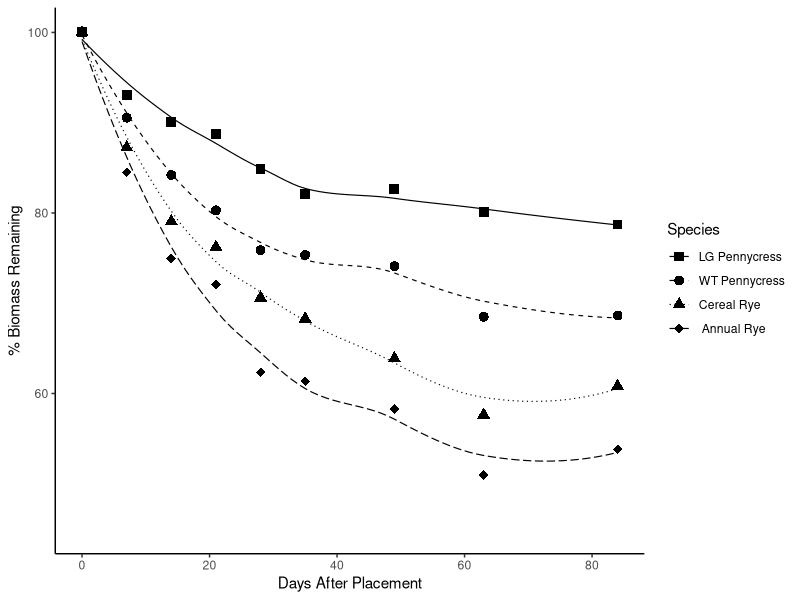
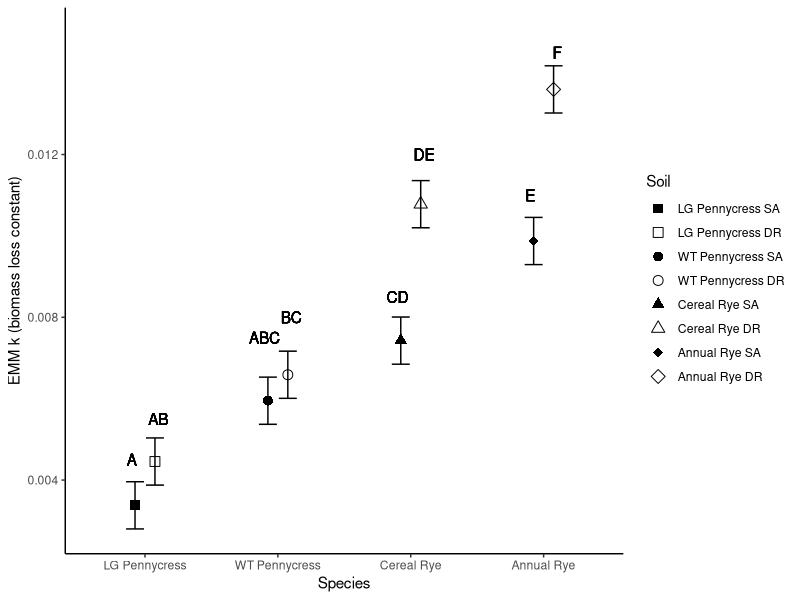
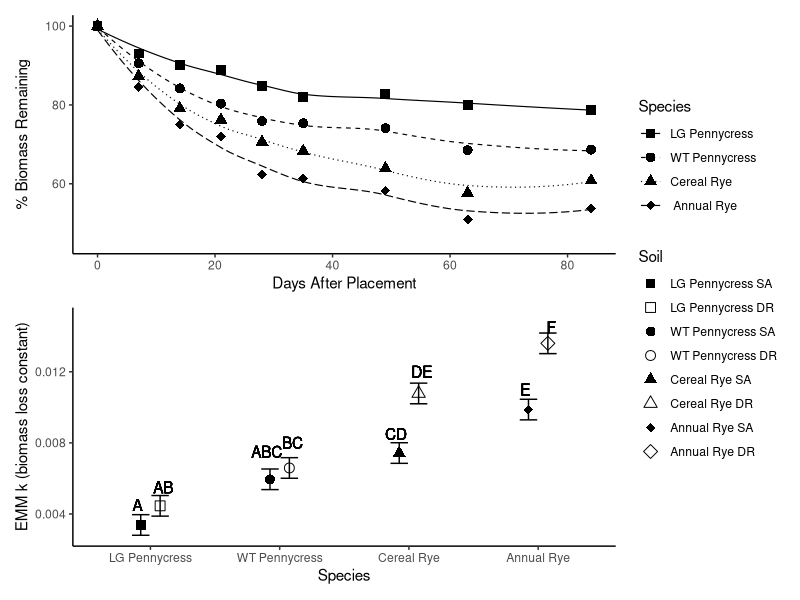
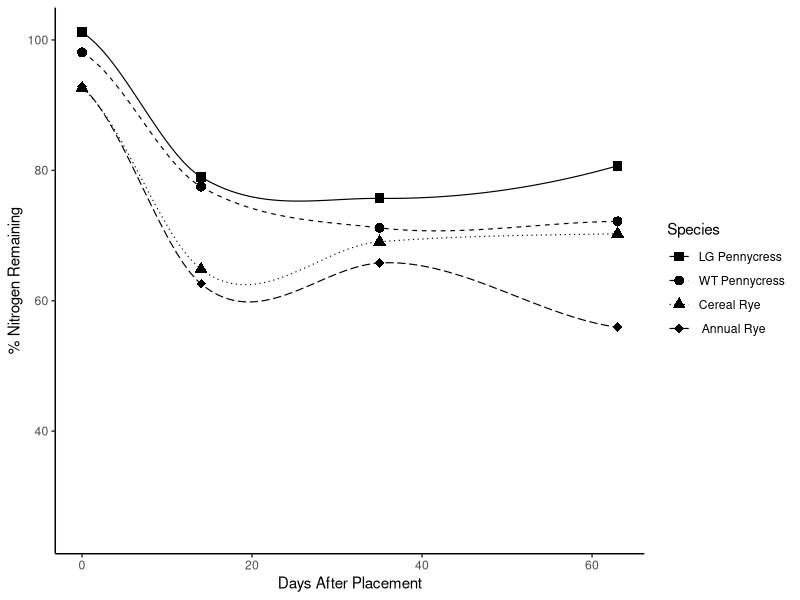
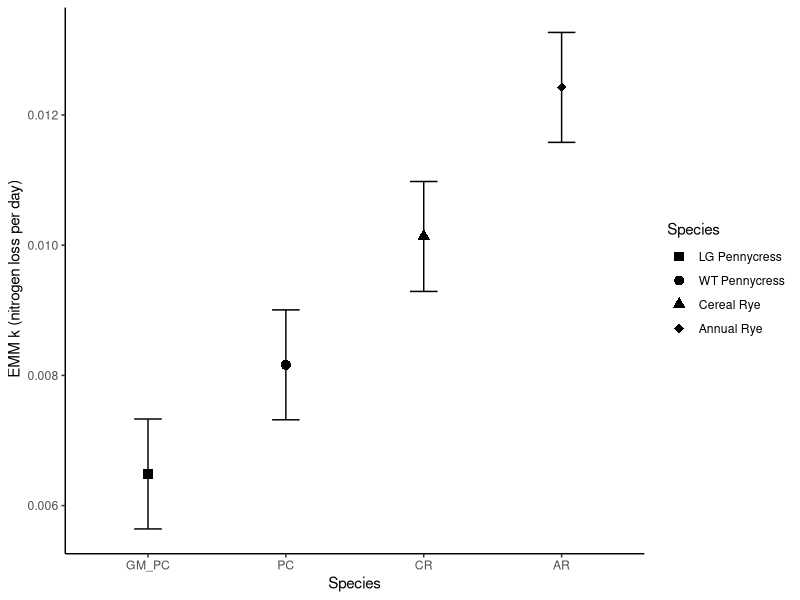
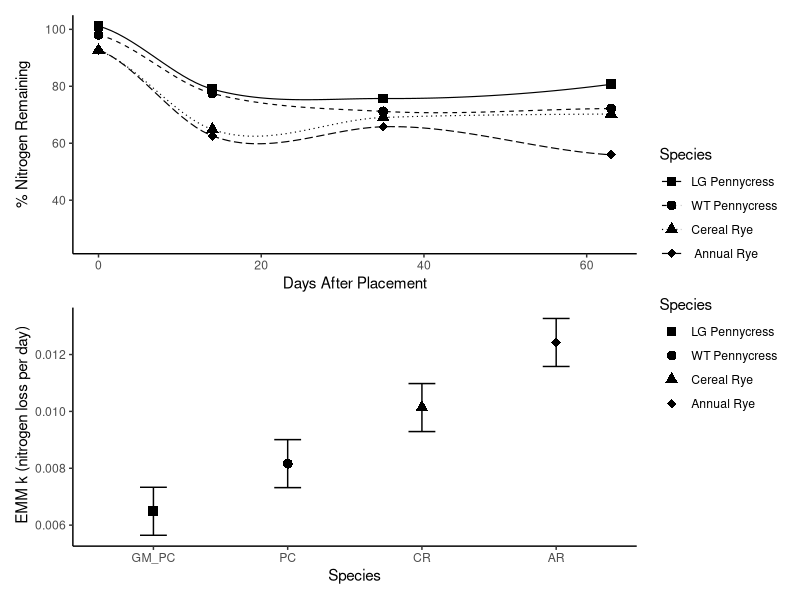
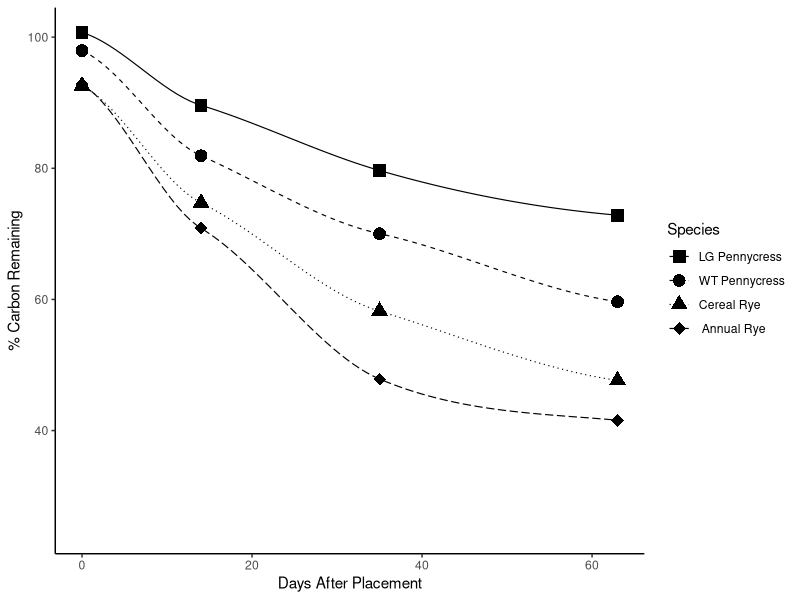
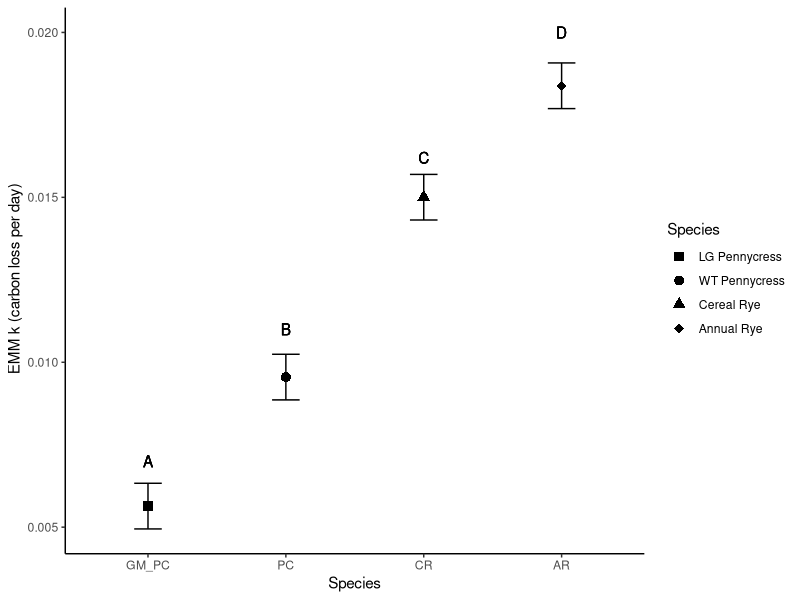

These charts were generated, in order, by the following R code: (Note: this script raises an error after producing the figures.)
# LOAD LIBRARIES ----
library(tidyverse) 
library(patchwork)

# OBJECTIVE ----
# I'm going to use this file for all of the final plotting
# I need to do so that I can do it all in one place.
# At the end of the biomass, nitrogen, and carbon analysis scripts
#I saved the relevant files as csv files
# in the filepath: "output/final". The full data frame for
# the nitrogen and carbon loss data is created and 
# saved in the carbon analysis file so that I only had to do it 
# once and put it in one place. 
# going to start by plotting the percent remaining over time, 
# and them the emmeans graphs with relevant
# statistics. Will see where to go from there. 

# READ IN THE DATA ----

# full nitrogen and carbon data ----
nutrients.df <- 
  read_csv("output/final files from import and k calcs/from import and clean/nutrients.csv")

# full decomp data ----
biomass.df <- 
  read_csv("output/final files from import and k calcs/from import and clean/total biomass.csv")

# now we load in the emmeans for those plots 
# biomass ----
biomass_k_emmeans.df <- 
  read_csv("output/statistical results/biomass results.csv")

# nitrogen ----
nitrogen_k_emmeans.df <- 
  read_csv("output/statistical results/nitrogen results.csv")

# carbon ----
carbon_k_emmeans.df <- 
  read_csv("output/statistical results/carbon results.csv")

# carbon to nitrogen ratios ----
ratios.df <- 
  read_csv("output/carbon to nitrogen ratios/c to n ratios.csv")

# carbon to nitrogen ratios by soil ----
ratio_soils.df <- 
  read_csv("output/carbon to nitrogen ratios/ c to n ratios by soil.csv")

# CLEANING OF FILES ----

# add species to biomass data frame 
biomass_k_emmeans.df <- biomass_k_emmeans.df %>%
  mutate(spp = case_when(
    trt == "GM_PC_1" ~ "gm_pc",
    trt == "GM_PC_2" ~ "gm_pc",
    trt == "PC_1" ~ "pc",
    trt == "PC_2" ~ "pc",
    trt == "CR_1" ~ "cr",
    trt == "CR_2" ~ "cr",
    trt == "AR_1" ~ "ar",
    trt == "AR_2" ~ "ar"))

# add soil to biomass data frame
biomass_k_emmeans.df <- biomass_k_emmeans.df %>%
  mutate(soil = case_when(
    trt == "GM_PC_1" ~ "1",
    trt == "GM_PC_2" ~ "2",
    trt == "PC_1" ~ "1",
    trt == "PC_2" ~ "2",
    trt == "CR_1" ~ "1",
    trt == "CR_2" ~ "2",
    trt == "AR_1" ~ "1",
    trt == "AR_2" ~ "2"))

# rename treatment to spp_soil to work with the graphs i aleady wrote
biomass_k_emmeans.df<- biomass_k_emmeans.df %>%
  rename(spp_soil = trt)

# FIGURES ----

# BIOMASS ----

# percent remaining
total_biomass_days.plot <- biomass.df %>%
  mutate(spp = as.factor(spp)) %>%
  mutate(spp = fct_relevel(spp, "GM_PC", "PC", "CR", "AR")) %>%
  ggplot(mapping = aes(days, pct_mass_remain_corr, shape = spp, linetype = spp)) + 
  stat_summary(fun = mean, na.rm = TRUE, geom = "point", size = 3) +
  geom_smooth(se = FALSE, color = "black", size = 0.4) +
  labs(x = "Days After Placement", y = "% Biomass Remaining") +
  scale_shape_manual(name = "Species",
                     label = c("LG Pennycress", "WT Pennycress", "Cereal Rye", " Annual Rye"),
                     values = c(15, 16, 17, 18)) +
  scale_linetype_manual(name = "Species",
                        label =
                          c("LG Pennycress", "WT Pennycress", "Cereal Rye", " Annual Rye"),
                        values = c(1, 2, 3, 5)) +
  labs(shape = "Species", linetype = "Species") +
  expand_limits(y = 45) +
  theme_classic()

total_biomass_days.plot

# emm contrasts
biomass_contrast.plot <- biomass_k_emmeans.df %>%
  mutate(spp = fct_relevel(spp, "gm_pc", "pc", "cr", "ar")) %>%
  mutate(spp_soil = fct_relevel(spp_soil,
                                "GM_PC_1", "GM_PC_2", "PC_1", "PC_2", "CR_1", "CR_2",
                                "AR_1", "AR_2")) %>%
  ggplot(aes(x=spp)) +
  geom_point(aes(y=emmean, shape = spp_soil, group = soil), 
             position = position_dodge2(width = 0.3), size = 3) +
  geom_errorbar(aes(ymin = emmean-SE, ymax = emmean+SE, group = soil), 
                position = position_dodge2(0.3),
                stat="identity", width = 0.3) + 
  labs(x="Species", y= "EMM k (biomass loss constant)")  +
  geom_text(aes(x = 0.9, y = .0045, label = "A")) +
  geom_text(aes(x = 1.1, y = .0055, label = "AB")) +
  geom_text(aes(x = 1.9, y = .0075, label = "ABC")) +
  geom_text(aes(x = 2.1, y = .008, label = "BC")) +
  geom_text(aes(x = 2.9, y = .0085, label = "CD"))+
  geom_text(aes(x = 3.1, y = .012, label = "DE")) +
  geom_text(aes(x = 3.9, y = .011, label = "E"))+
  geom_text(aes(x = 4.1, y = .0145, label = "F")) +
  scale_x_discrete(labels = c("pc" = "WT Pennycress", "gm_pc" = "LG Pennycress",
                              "cr" = "Cereal Rye", "ar" = "Annual Rye")) +
  scale_shape_manual(name = "Soil ",
                     label = c("LG Pennycress SA","LG Pennycress DR",
                               "WT Pennycress SA", "WT Pennycress DR", 
                               "Cereal Rye SA", "Cereal Rye DR",
                               "Annual Rye SA", "Annual Rye DR"),
                     values = c(15, 0, 16, 1, 17, 2, 18, 5)) +
  expand_limits(ymin = 0.005, ymax = 0.015) +
  theme_classic()

biomass_contrast.plot

# full
total_biomass_days.plot + biomass_contrast.plot + plot_layout(ncol = 1, guides = "collect")


# NITROGEN ----

# mass remaining 
nitrogen_days.plot <- nutrients.df %>%
   mutate(spp = as.factor(spp)) %>%
   mutate(spp = fct_relevel(spp, "GM_PC", "PC", "CR", "AR")) %>%
  ggplot(mapping = aes(days, pct_n_remain, shape = spp, linetype = spp)) +
  stat_summary(fun = mean, na.rm = TRUE, geom = "point", size = 3) +
  geom_smooth(se = FALSE, color = "black", size = 0.4) +
  labs(x = "Days After Placement", y = "% Nitrogen Remaining") +
  scale_shape_manual(name = "Species", 
                     label = c("LG Pennycress", "WT Pennycress", "Cereal Rye", " Annual Rye"),
                     values = c(15, 16, 17, 18)) +
  scale_linetype_manual(name = "Species",
                        label =
                          c("LG Pennycress", "WT Pennycress", "Cereal Rye", " Annual Rye"),
                        values = c(1, 2, 3, 5)) +
  labs(shape = "Species", linetype = "Species") +
  expand_limits(y = 25) +
  theme_classic()

nitrogen_days.plot

# emmeans with spp on x
# empty shapes with fill for soil - soil type differentially affects decomposition by species 
nitrogen_emm.plot <- nitrogen_k_emmeans.df %>%
  mutate(spp = fct_relevel(spp, "GM_PC", "PC", "CR", "AR")) %>%
  ggplot(aes(x=spp, shape = spp)) +
  geom_point(aes(y=emmean), size=3) +
  geom_errorbar(aes(ymin = emmean-SE, ymax = emmean+SE), 
                stat="identity", width = 0.2) +
  labs(x="Species", y= " EMM k (nitrogen loss per day)")  +
  # geom_text(aes(x = 1, y = .007, label = "A")) +
  # geom_text(aes(x = 2, y = .011, label = "B")) +
  # geom_text(aes(x = 3, y = .0162, label = "C"))+
  # geom_text(aes(x = 4, y = .02, label = "D")) +
  scale_x_discrete(labels = c("pc" = "WT Pennycress", "gm_pc"= "LG Pennycress",
                              "cr" = "Cereal Rye", "ar" = "Annual Rye")) +
  scale_shape_manual(name = "Species", 
                     label = c("LG Pennycress", "WT Pennycress", "Cereal Rye", "Annual Rye"),
                     values = c(15, 16, 17, 18)) +
  theme_classic()

nitrogen_emm.plot

# full
nitrogen_days.plot + nitrogen_emm.plot + plot_layout(guides = "collect", ncol = 1)

# CARBON ----

# mass remaining 
carbon.plot <- nutrients.df %>%
  mutate(spp = as.factor(spp)) %>%
  mutate(spp = fct_relevel(spp, "GM_PC", "PC", "CR", "AR")) %>%
  ggplot(mapping = aes(days, pct_c_remain, shape = spp, linetype = spp)) +
  stat_summary(fun = mean, na.rm = TRUE, geom = "point", size = 4) +
  geom_smooth(se = FALSE, color = "black", size = 0.4) +
  labs(x = "Days After Placement", y = "% Carbon Remaining") +
  scale_shape_manual(name = "Species", 
                     label = c("LG Pennycress", "WT Pennycress", "Cereal Rye", " Annual Rye"),
                     values = c(15, 16, 17, 18)) +
  scale_linetype_manual(name = "Species",
                        label =
                          c("LG Pennycress", "WT Pennycress", "Cereal Rye", " Annual Rye"),
                        values = c(1, 2, 3, 5)) +
  labs(shape = "Species", linetype = "Species") +
  expand_limits(y = 25) +
  theme_classic()

carbon.plot

# emmeans 
carbon_emm.plot <- carbon_k_emmeans.df %>%
  mutate(spp = fct_relevel(spp, "GM_PC", "PC", "CR", "AR")) %>%
  ggplot(aes(x=spp, shape = spp)) +
  geom_point(aes(y=emmean), size=3) +
  geom_errorbar(aes(ymin = emmean-SE, ymax = emmean+SE), 
                stat="identity", width = 0.2) +
  labs(x="Species", y= " EMM k (carbon loss per day)")  +
  geom_text(aes(x = 1, y = .007, label = "A")) +
  geom_text(aes(x = 2, y = .011, label = "B")) +
  geom_text(aes(x = 3, y = .0162, label = "C"))+
  geom_text(aes(x = 4, y = .02, label = "D")) +
  scale_x_discrete(labels = c("pc" = "WT Pennycress", "gm_pc"= "LG Pennycress",
                              "cr" = "Cereal Rye", "ar" = "Annual Rye")) +
  scale_shape_manual(name = "Species", 
                     label = c("LG Pennycress", "WT Pennycress", "Cereal Rye", "Annual Rye"),
                     values = c(15, 16, 17, 18)) +
  expand_limits(ymin = 0.005, ymax = 0.02) +
  theme_classic()

carbon_emm.plot

# carbon plots together
carbon.plot + carbon_emm.plot + plot_layout(ncol = 1)

# PUT THE PLOTS TOGETHER FOR THE PAPER ----

# biomass ----
total_biomass_days.plot + biomass_contrast.plot + plot_layout(ncol = 1, guides = "collect")

# nitrogen ----
nitrogen_days.plot + nitrogen_contrasts.plot + plot_layout(guides = "collect", ncol = 1)

# carbon ----
carbon.plot + carbon_emm.plot + plot_layout(ncol = 1)


# CARBON TO NITROGEN RATIOS PLOTTING ----

# just looking at initial carbon to nitrogen ratio by species
ratios.df %>%
  filter(days == 0) %>%
  ggplot(mapping = aes(spp, mean, shape = spp)) +
  geom_point(size = 3) +
  scale_shape_manual(name = "Species", 
                     label = c("Annual Rye", "Cereal Rye", "LG Pennycress", " WT Pennycress"),
                     values = c(15, 16, 17, 18)) +
  labs(x = "Species", y = "Initial Carbon to Nitrogen Ratio") +
  theme_classic()
  
# with comparisons to other papers and sources
ratios.df %>%
  filter(days == 0) %>%
  mutate(spp = fct_relevel(spp, "GM_PC", "PC", "CR", "AR")) %>%
  ggplot(mapping = aes(spp, mean, shape = spp)) +
  geom_point(size = 5) +
  scale_shape_manual(name = "Species", 
                     label = c("LG Pennycress", "WT Pennycress", "Cereal Rye", "Annual Rye"),
                     values = c(15, 16, 17, 18)) +
  scale_x_discrete(labels = c("PC" = "WT Pennycress", "GM_PC"= "LG Pennycress",
                              "CR" = "Cereal Rye", "AR" = "Annual Rye")) +
  geom_text(aes(x = 1, y = 11, label = "Hairy Vetch")) +
  geom_text(aes(x = 1, y = 57, label = "Corn Stover")) +
  geom_text(aes(x = 1, y = 24, label = "Ideal Microbial Diet")) +
  labs(x = "Species", y = "Initial Carbon to Nitrogen Ratio") +
  theme_classic()

# at cn of 24/25 to 1 there is no leftover carbon or nitrogen!


  
